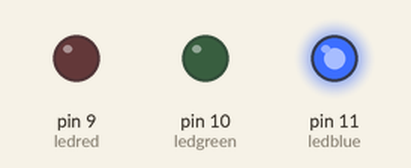
Simulated run of this sketch. Board: Arduino Uno, built with avr-gcc and run on an emulated ATmega328P. On the bench: output pins drawn as LEDs (lit = HIGH).

Above: at 0.5 s.
At 1.5 s:
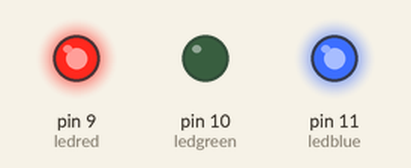
At 2.5 s:
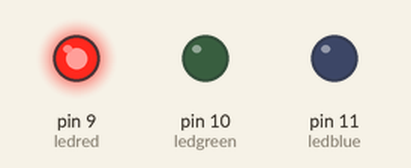
At 3.5 s:
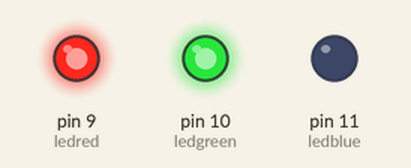
At 4.5 s:
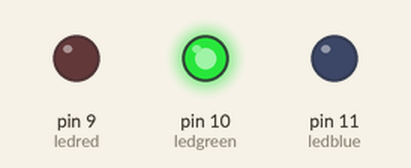
At 5.5 s:
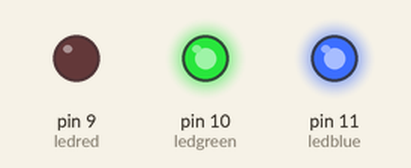
Timing chart, 0 to 7.8 s (numbered marks = the images above):
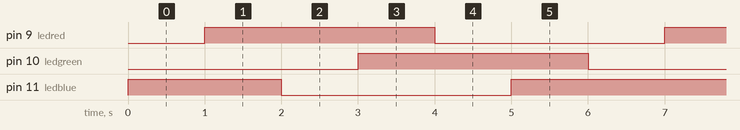

The sketch:

Variable_LED.ino
```cpp
int ledblue = 11;
int ledgreen = 10;
int ledred = 9;
void setup() {
  // put your setup code here, to run once:
pinMode(ledblue, OUTPUT); //set all leds to output
pinMode(ledgreen, OUTPUT);
pinMode(ledred, OUTPUT);
}

void loop() {
    digitalWrite(ledblue, HIGH); // codes for blue light
    digitalWrite(ledgreen, LOW);
    digitalWrite(ledred, LOW);
    delay(1000); // lights switch every second

   digitalWrite(ledblue, HIGH); //codes for purple light
   digitalWrite(ledgreen, LOW);
   digitalWrite(ledred, HIGH);
   delay(1000);

    digitalWrite(ledblue, LOW); // codes for red light
   digitalWrite(ledgreen, LOW);
   digitalWrite(ledred, HIGH);
   delay(1000);

    digitalWrite(ledblue, LOW); // codes for yellow light
   digitalWrite(ledgreen, HIGH);
   digitalWrite(ledred, HIGH);
   delay(1000);

   digitalWrite(ledblue, LOW); //codes for green light
   digitalWrite(ledgreen, HIGH);
   digitalWrite(ledred, LOW);
   delay(1000);

   digitalWrite(ledblue, HIGH); // codes for light blue light
   digitalWrite(ledgreen, HIGH);
   digitalWrite(ledred, LOW);
   delay(1000);
}
```

Measured:
- by itself, pin 9 (ledred), pin 10 (ledgreen): alternates HIGH for 3.0 s and LOW for 3.0 s
- by itself, pin 11 (ledblue): repeats every 6.0 s: LOW 3.0 s, HIGH 3.0 s
- by itself, everything shown: repeats every 6.0 s, in 6 steps
